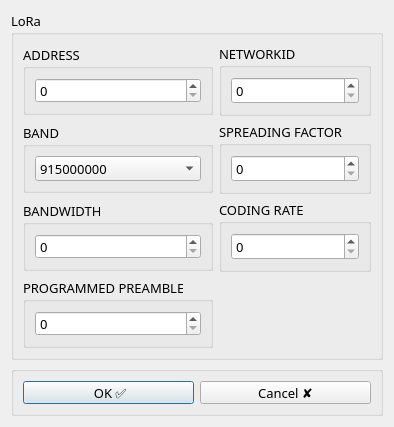
<?xml version="1.0" encoding="UTF-8"?>
<ui version="4.0">
 <class>Dialog</class>
 <widget class="QDialog" name="Dialog">
  <property name="geometry">
   <rect>
    <x>0</x>
    <y>0</y>
    <width>389</width>
    <height>416</height>
   </rect>
  </property>
  <property name="font">
   <font>
    <family>Hack Nerd Font</family>
    <pointsize>10</pointsize>
   </font>
  </property>
  <property name="windowTitle">
   <string>Config</string>
  </property>
  <layout class="QVBoxLayout" name="verticalLayout">
   <item>
    <widget class="QGroupBox" name="groupBox">
     <property name="font">
      <font>
       <family>Hack Nerd Font</family>
       <pointsize>10</pointsize>
      </font>
     </property>
     <property name="title">
      <string>LoRa </string>
     </property>
     <layout class="QGridLayout" name="gridLayout">
      <item row="0" column="1">
       <widget class="QGroupBox" name="groupBox_3">
        <property name="title">
         <string>NETWORKID</string>
        </property>
        <layout class="QHBoxLayout" name="horizontalLayout_2">
         <item>
          <widget class="QSpinBox" name="spinNetwork"/>
         </item>
        </layout>
       </widget>
      </item>
      <item row="4" column="0">
       <widget class="QGroupBox" name="groupBox_9">
        <property name="maximumSize">
         <size>
          <width>16777215</width>
          <height>70</height>
         </size>
        </property>
        <property name="title">
         <string>BANDWIDTH</string>
        </property>
        <layout class="QHBoxLayout" name="horizontalLayout_7">
         <item>
          <widget class="QSpinBox" name="spinBandwidth"/>
         </item>
        </layout>
       </widget>
      </item>
      <item row="0" column="0">
       <widget class="QGroupBox" name="groupBox_7">
        <property name="maximumSize">
         <size>
          <width>16777215</width>
          <height>70</height>
         </size>
        </property>
        <property name="font">
         <font>
          <family>Hack Nerd Font</family>
          <pointsize>10</pointsize>
         </font>
        </property>
        <property name="title">
         <string>ADDRESS</string>
        </property>
        <layout class="QHBoxLayout" name="horizontalLayout_3">
         <item>
          <widget class="QSpinBox" name="spinAddr"/>
         </item>
        </layout>
       </widget>
      </item>
      <item row="2" column="0">
       <widget class="QGroupBox" name="groupBox_8">
        <property name="maximumSize">
         <size>
          <width>16777215</width>
          <height>70</height>
         </size>
        </property>
        <property name="title">
         <string>BAND</string>
        </property>
        <layout class="QHBoxLayout" name="horizontalLayout_5">
         <item>
          <widget class="QComboBox" name="comboBand">
           <item>
            <property name="text">
             <string>915000000</string>
            </property>
           </item>
           <item>
            <property name="text">
             <string>863000000</string>
            </property>
           </item>
          </widget>
         </item>
        </layout>
       </widget>
      </item>
      <item row="2" column="1">
       <widget class="QGroupBox" name="groupBox_4">
        <property name="title">
         <string>SPREADING FACTOR</string>
        </property>
        <layout class="QHBoxLayout" name="horizontalLayout_4">
         <item>
          <widget class="QSpinBox" name="spinSpread"/>
         </item>
        </layout>
       </widget>
      </item>
      <item row="4" column="1">
       <widget class="QGroupBox" name="groupBox_5">
        <property name="title">
         <string>CODING RATE</string>
        </property>
        <layout class="QHBoxLayout" name="horizontalLayout_6">
         <item>
          <widget class="QSpinBox" name="spinCoding"/>
         </item>
        </layout>
       </widget>
      </item>
      <item row="7" column="0">
       <widget class="QGroupBox" name="groupBox_10">
        <property name="maximumSize">
         <size>
          <width>16777215</width>
          <height>70</height>
         </size>
        </property>
        <property name="title">
         <string>PROGRAMMED PREAMBLE</string>
        </property>
        <layout class="QHBoxLayout" name="horizontalLayout_9">
         <item>
          <widget class="QSpinBox" name="spinPreamble"/>
         </item>
        </layout>
       </widget>
      </item>
     </layout>
    </widget>
   </item>
   <item>
    <widget class="QGroupBox" name="groupBox_2">
     <property name="maximumSize">
      <size>
       <width>16777215</width>
       <height>50</height>
      </size>
     </property>
     <property name="title">
      <string/>
     </property>
     <layout class="QHBoxLayout" name="horizontalLayout">
      <item>
       <widget class="QPushButton" name="ok_button">
        <property name="text">
         <string> OK ✅</string>
        </property>
       </widget>
      </item>
      <item>
       <widget class="QPushButton" name="cancel_button">
        <property name="text">
         <string>Cancel ✘</string>
        </property>
       </widget>
      </item>
     </layout>
    </widget>
   </item>
  </layout>
 </widget>
 <resources/>
 <connections/>
</ui>
